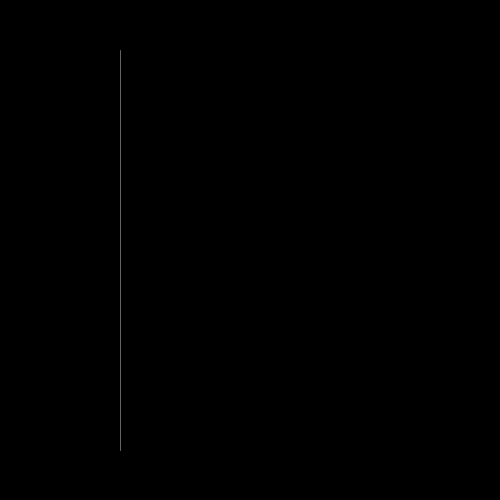
Frame 1 (no input)
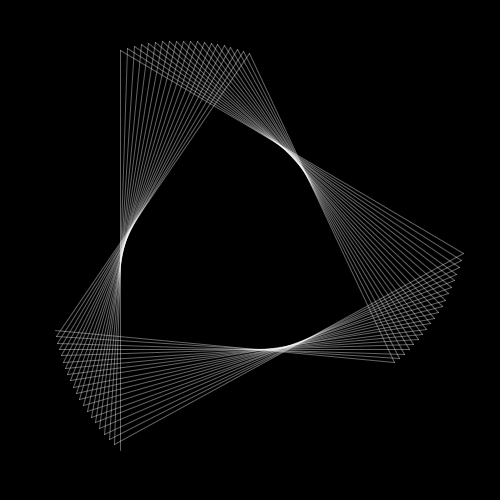
Frame 60 (the mouse pressed at the canvas centre just before this capture)
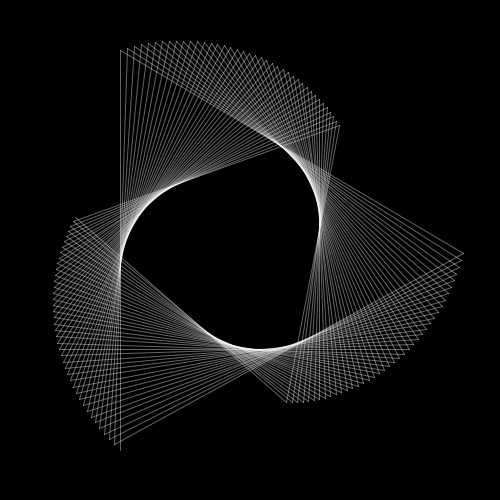
Frame 120 (the mouse held since frame 60 and released just before this capture)

The Processing sketch that drew these frames (run headless with seeded random() and noise(); from frame 60 on, the mouse is pressed at the canvas centre):

// Processing sketch: SpiralTurtleGraphics
// ── SpiralTurtleGraphics.pde
float len = 400;

void setup() {
  size(500, 500);
  
  translate(120, 450);
  pushMatrix();
  
  background(0);
  stroke(255, 100);
}


void draw() {
  popMatrix();  
  line(0, 0, 0, -len);
  translate(0, -len);
  rotate(2*PI/3 * 1.005);
  pushMatrix();
 
 len-=1;
  
  if (len <= 0) noLoop();
}
